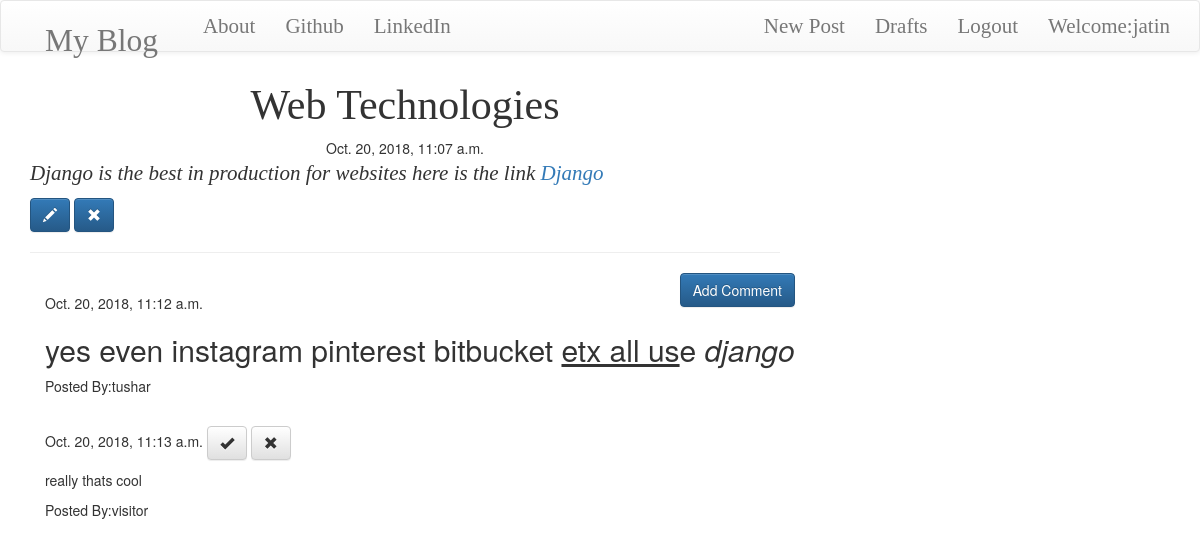
Page /post/2/ (signed in) on the committed database.
### blog/models.py (models this page shows, shortened)
class Post(models.Model):
    author=models.ForeignKey('auth.User')
    title=models.CharField(max_length=200)
    text=models.TextField()
    create_date=models.DateTimeField(default=timezone.now)
    published_date=models.DateTimeField(blank=True,null=True)

class Comment(models.Model):
    post=models.ForeignKey('Post',related_name='comments')
    author=models.CharField(max_length=200)
    text=models.TextField()
    create_date=models.DateTimeField(default=timezone.now)
    approved_comments=models.BooleanField(default=False)

### blog/views.py (the view)
# urls.py: url(r'^post/(?P<pk>\d+)/$',views.PostDetailView.as_view(),name="post_detail"),
class PostDetailView(DetailView):
    model=Post

### blog/templates/blog/post_detail.html
{% extends 'blog/base.html' %}
{% block content %}
<h1 class="posttitle loader">{{ post.title }}</h1>
 {% if post.published_date %}
    <div class="date postdate">
      {{ post.published_date }}
    </div>
 {% else %}
 <a href="{% url 'post_publish' pk=post.pk %}">Publish</a>
 {% endif %}
 <div class="postcontent">{{ post.text|safe|linebreaksbr }}
 </div>
 {%  if user.is_authenticated %}
    <a class="btn btn-primary" href="{% url 'post_edit' pk=post.pk %}"> <span class="glyphicon glyphicon-pencil"></span> </a>
    <a class="btn btn-primary" href="{% url 'post_remove' pk=post.pk %}"> <span class="glyphicon glyphicon-remove"></span> </a>
{% endif %}
<hr>
<a class="btn btn-primary btn-comment" href="{% url 'add_comment_to_post' pk=post.pk %}">Add Comment</a>
<div class="container">
{% for comments in post.comments.all %}
<br>
    {% if user.is_authenticated or comments.approved_comments %}
  {{ comments.create_date }}
    {% if not comments.approved_comments %}
    <a class="btn btn-default" href="{% url 'comment_approve' pk=comments.pk %}"> <span class="glyphicon glyphicon-ok"></span> </a>
    <a class="btn btn-default" href="{% url 'comment_remove' pk=comments.pk %}"> <span class="glyphicon glyphicon-remove"></span> </a>
{% endif %}
<p>{{ comments.text|safe|linebreaksbr }}</p>
<p>Posted By:{{ comments.author }}</p>
{% endif %}
{% empty %}
<p>No Comments</p>
{% endfor %}
</div>
{% endblock %}

### blog/templates/blog/base.html (shortened to what this page needs)
<!DOCTYPE html>
{% load staticfiles %}
<html lang="en" dir="ltr">
  <head>
    <link rel="stylesheet" href="https://maxcdn.bootstrapcdn.com/bootstrap/3.3.7/css/bootstrap.min.css">
    <link rel="stylesheet" href="https://maxcdn.bootstrapcdn.com/bootstrap/3.3.7/css/bootstrap-theme.min.css">
    <link rel="stylesheet" href="//cdn.jsdelivr.net/medium-editor/latest/css/medium-editor.min.css" type="text/css" media="screen" charset="utf-8">
    <link rel="stylesheet" href="{% static 'css/blog.css' %}">
    <link rel="stylesheet" media="screen" href="https://fontlibrary.org/face/grundschrift" type="text/css"/>
    <link rel="stylesheet" media="screen" href="https://fontlibrary.org/face/unique" type="text/css"/>
  </head>
  <body class='loader'>
    <nav class='navbar navbar-default techfont custom-navbar'>
      <div class="container">
        <ul class="nav navbar-nav">
          <li class="navbar-brand bigbrang"> <a href="{% url 'post_list' %}"> My Blog </a> </li>
          <li class="navbar-link"> <a href="{% url 'about' %}"> About </a> </li>
          <li class="navbar-link"> <a href="https://www.github.com">Github</a> </li>
          <li class="navbar-link"> <a href="https://www.linkedin.com">LinkedIn</a> </li>
        </ul>
        <ul class='nav navbar-nav navbar-right'>
          {% if user.is_authenticated %}
          <li> <a href="{% url 'post_new' %}">New Post</a> </li>
          <li> <a href="{% url 'post_draft_list' %}">Drafts</a> </li>
          <li> <a href="{% url 'logout' %}">Logout</a> </li>
          <li> <a> Welcome:{{ user.username }} </a> </li>
          {% else %}
          <li> <a href="{% url 'login' %}"> <span class='glyphicon glyphicon-user'></span> </a> </li>
          {% endif %}
        </ul>
      </div>
    </nav>
<div class="content container">
 <div class="row">
   <div class="col-md-8">
     <div class="blog_posts">
      {% block content %}
      {% endblock %}
     </div>
   </div>
 </div>
</div>
  </body>
</html>

### blog/static/css/blog.css (style rules this page uses)
.loader { filter:hue-rotate(0deg); color:linear-gradient(45deg,#0f8,#08f); animation:hue 10000ms infinite linear; }
.techfont { font-family: 'grundschrift','unique'; font-size:1.5em; margin-bottom:10px; }
.bigbrang { font-size: 1.5em; }
.postdate { text-align: center; }
.posttitle { font-family: 'grundschrift','unique'; font-size:3em; text-align: center; }
.postcontent { font-family: 'unique'; font-size:1.5em; }
.btn-comment { position:absolute; right:0px; }

### rows in the picture
Post: title "Web Technologies", published_date "Oct. 20, 2018, 11:07 a.m.", text "Django is the best in production for websites here is the link Django"
Comment: create_date "Oct. 20, 2018, 11:12 a.m.", text "yes even instagram pinterest bitbucket etx all us e django", author "tushar"
Comment: create_date "Oct. 20, 2018, 11:13 a.m.", approved_comments False (drawn), text "really thats cool", author "visitor"

### other values in the picture
{{ user.username }} "jatin"
